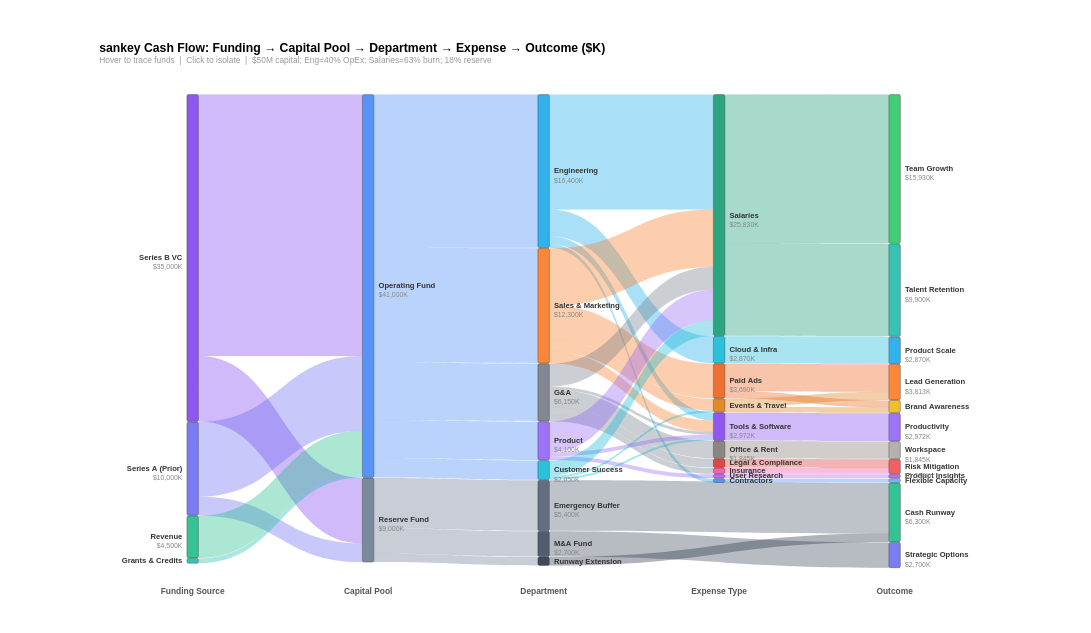

Vega-Lite specification stored for this chart:
### Vega specification from a JSON file in a GitHub repository (floating-point values rounded to 4 significant figures)
{"$schema": "https://vega.github.io/schema/vega/v5.json", "description": "Startup Funding & Cash Burn Sankey — Series B SaaS Company Annual Flow (Data-Driven Architecture)", "width": 1150, "height": 620, "padding": {"left": 130, "right": 150, "top": 55, "bottom": 50}, "background": "white", "_metadata": {"chart_type": "sankey_multi_stage", "title": "Sankey Startup Funding & Cash Burn Flow", "topic": "startup_funding_cashburn", "architecture": "data-driven layout via Vega transform pipeline", "value_unit": "Thousands USD", "notes": "$50M total capital; Engineering 40% of OpEx; Salaries 63% of burn; 18% kept in reserve; 24-month runway target"}, "signals": [{"name": "nodeWidth", "value": 15}, {"name": "nodeGap", "value": 60}, {"name": "threshold", "value": 0, "bind": {"input": "range", "min": 0, "max": 2000, "step": 200, "name": "Min Flow ($K): "}}, {"name": "nodeHover", "value": null, "on": [{"events": "@nodeRect:mouseover", "update": "datum.name"}, {"events": "@nodeRect:mouseout", "update": "null"}]}, {"name": "edgeHover", "value": null, "on": [{"events": "@edgeMark:mouseover", "update": "datum.linkId"}, {"events": "@edgeMark:mouseout", "update": "null"}]}, {"name": "selectedNode", "value": null, "on": [{"events": "@nodeRect:click!", "update": "selectedNode === datum.name ? null : datum.name"}, {"events": [{"type": "click", "markname": "resetBtn"}, {"type": "dblclick"}], "update": "null"}]}], "data": [{"name": "rawLinks", "values": [{"source": "Series B VC", "target": "Operating Fund", "value": 28000}, {"source": "Series B VC", "target": "Reserve Fund", "value": 7000}, {"source": "Series A (Prior)", "target": "Operating Fund", "value": 8000}, {"source": "Series A (Prior)", "target": "Reserve Fund", "value": 2000}, {"source": "Revenue", "target": "Operating Fund", "value": 4500}, {"source": "Grants & Credits", "target": "Operating Fund", "value": 500}, {"source": "Operating Fund", "target": "Engineering", "value": 16400}, {"source": "Operating Fund", "target": "Sales & Marketing", "value": 12300}, {"source": "Operating Fund", "target": "G&A", "value": 6150}, {"source": "Operating Fund", "target": "Product", "value": 4100}, {"source": "Operating Fund", "target": "Customer Success", "value": 2050}, {"source": "Reserve Fund", "target": "Emergency Buffer", "value": 5400}, {"source": "Reserve Fund", "target": "M&A Fund", "value": 2700}, {"source": "Reserve Fund", "target": "Runway Extension", "value": 900}, {"source": "Engineering", "target": "Salaries", "value": 12300}, {"source": "Engineering", "target": "Cloud & Infra", "value": 2870}, {"source": "Engineering", "target": "Tools & Software", "value": 820}, {"source": "Engineering", "target": "Contractors", "value": 410}, {"source": "Sales & Marketing", "target": "Salaries", "value": 6150}, {"source": "Sales & Marketing", "target": "Paid Ads", "value": 3690}, {"source": "Sales & Marketing", "target": "Events & Travel", "value": 1230}, {"source": "Sales & Marketing", "target": "Tools & Software", "value": 1230}, {"source": "G&A", "target": "Salaries", "value": 2460}, {"source": "G&A", "target": "Office & Rent", "value": 1845}, {"source": "G&A", "target": "Legal & Compliance", "value": 923}, {"source": "G&A", "target": "Insurance", "value": 615}, {"source": "G&A", "target": "Tools & Software", "value": 307}, {"source": "Product", "target": "Salaries", "value": 3280}, {"source": "Product", "target": "User Research", "value": 410}, {"source": "Product", "target": "Tools & Software", "value": 410}, {"source": "Customer Success", "target": "Salaries", "value": 1640}, {"source": "Customer Success", "target": "Tools & Software", "value": 205}, {"source": "Customer Success", "target": "Events & Travel", "value": 205}, {"source": "Salaries", "target": "Team Growth", "value": 15930}, {"source": "Salaries", "target": "Talent Retention", "value": 9900}, {"source": "Cloud & Infra", "target": "Product Scale", "value": 2870}, {"source": "Paid Ads", "target": "Lead Generation", "value": 2952}, {"source": "Paid Ads", "target": "Brand Awareness", "value": 738}, {"source": "Events & Travel", "target": "Lead Generation", "value": 861}, {"source": "Events & Travel", "target": "Brand Awareness", "value": 574}, {"source": "Tools & Software", "target": "Productivity", "value": 2972}, {"source": "Office & Rent", "target": "Workspace", "value": 1845}, {"source": "Legal & Compliance", "target": "Risk Mitigation", "value": 923}, {"source": "Insurance", "target": "Risk Mitigation", "value": 615}, {"source": "User Research", "target": "Product Insights", "value": 410}, {"source": "Contractors", "target": "Flexible Capacity", "value": 410}, {"source": "Emergency Buffer", "target": "Cash Runway", "value": 5400}, {"source": "M&A Fund", "target": "Strategic Options", "value": 2700}, {"source": "Runway Extension", "target": "Cash Runway", "value": 900}]}, {"name": "nodeConfig", "values": [{"name": "Series B VC", "depth": 0, "order": 0}, {"name": "Series A (Prior)", "depth": 0, "order": 1}, {"name": "Revenue", "depth": 0, "order": 2}, {"name": "Grants & Credits", "depth": 0, "order": 3}, {"name": "Operating Fund", "depth": 1, "order": 0}, {"name": "Reserve Fund", "depth": 1, "order": 1}, {"name": "Engineering", "depth": 2, "order": 0}, {"name": "Sales & Marketing", "depth": 2, "order": 1}, {"name": "G&A", "depth": 2, "order": 2}, {"name": "Product", "depth": 2, "order": 3}, {"name": "Customer Success", "depth": 2, "order": 4}, {"name": "Emergency Buffer", "depth": 2, "order": 5}, {"name": "M&A Fund", "depth": 2, "order": 6}, {"name": "Runway Extension", "depth": 2, "order": 7}, {"name": "Salaries", "depth": 3, "order": 0}, {"name": "Cloud & Infra", "depth": 3, "order": 1}, {"name": "Paid Ads", "depth": 3, "order": 2}, {"name": "Events & Travel", "depth": 3, "order": 3}, {"name": "Tools & Software", "depth": 3, "order": 4}, {"name": "Office & Rent", "depth": 3, "order": 5}, {"name": "Legal & Compliance", "depth": 3, "order": 6}, {"name": "Insurance", "depth": 3, "order": 7}, {"name": "User Research", "depth": 3, "order": 8}, {"name": "Contractors", "depth": 3, "order": 9}, {"name": "Team Growth", "depth": 4, "order": 0}, {"name": "Talent Retention", "depth": 4, "order": 1}, {"name": "Product Scale", "depth": 4, "order": 2}, {"name": "Lead Generation", "depth": 4, "order": 3}, {"name": "Brand Awareness", "depth": 4, "order": 4}, {"name": "Productivity", "depth": 4, "order": 5}, {"name": "Workspace", "depth": 4, "order": 6}, {"name": "Risk Mitigation", "depth": 4, "order": 7}, {"name": "Product Insights", "depth": 4, "order": 8}, {"name": "Flexible Capacity", "depth": 4, "order": 9}, {"name": "Cash Runway", "depth": 4, "order": 10}, {"name": "Strategic Options", "depth": 4, "order": 11}]}, {"name": "depthLabelsData", "values": [{"depth": 0, "label": "Funding Source"}, {"depth": 1, "label": "Capital Pool"}, {"depth": 2, "label": "Department"}, {"depth": 3, "label": "Expense Type"}, {"depth": 4, "label": "Outcome"}]}, {"name": "filteredLinks", "source": "rawLinks", "transform": [{"type": "filter", "expr": "datum.value >= threshold"}, {"type": "formula", "expr": "datum.source + ' → ' + datum.target", "as": "linkId"}]}, {"name": "linksWithOrder", "source": "filteredLinks", "transform": [{"type": "lookup", "from": "nodeConfig", "key": "name", "fields": ["source"], "as": ["srcConfig"]}, {"type": "lookup", "from": "nodeConfig", "key": "name", "fields": ["target"], "as": ["tgtConfig"]}, {"type": "formula", "expr": "datum.srcConfig.order", "as": "srcOrder"}, {"type": "formula", "expr": "datum.tgtConfig.order", "as": "tgtOrder"}, {"type": "formula", "expr": "datum.srcConfig.depth", "as": "srcDepth"}, {"type": "formula", "expr": "datum.tgtConfig.depth", "as": "tgtDepth"}]}, {"name": "outTotals", "source": "linksWithOrder", "transform": [{"type": "aggregate", "groupby": ["source"], "fields": ["value"], "ops": ["sum"], "as": ["totalOut"]}]}, {"name": "inTotals", "source": "linksWithOrder", "transform": [{"type": "aggregate", "groupby": ["target"], "fields": ["value"], "ops": ["sum"], "as": ["totalIn"]}]}, {"name": "nodePositions", "source": "nodeConfig", "transform": [{"type": "lookup", "from": "outTotals", "key": "source", "fields": ["name"], "as": ["outInfo"]}, {"type": "lookup", "from": "inTotals", "key": "target", "fields": ["name"], "as": ["inInfo"]}, {"type": "formula", "expr": "datum.outInfo ? datum.outInfo.totalOut : 0", "as": "totalOut"}, {"type": "formula", "expr": "datum.inInfo ? datum.inInfo.totalIn : 0", "as": "totalIn"}, {"type": "formula", "expr": "max(datum.totalOut, datum.totalIn)", "as": "total"}, {"type": "filter", "expr": "datum.total > 0"}, {"type": "stack", "groupby": ["depth"], "sort": {"field": "order", "order": "ascending"}, "field": "total"}, {"type": "window", "groupby": ["depth"], "sort": {"field": "order", "order": "ascending"}, "ops": ["row_number"], "as": ["rankInDepth"]}, {"type": "formula", "expr": "datum.y0 + (datum.rankInDepth - 1) * nodeGap", "as": "y0g"}, {"type": "formula", "expr": "datum.y1 + (datum.rankInDepth - 1) * nodeGap", "as": "y1g"}]}, {"name": "sourceStacked", "source": "linksWithOrder", "transform": [{"type": "window", "groupby": ["source"], "sort": {"field": "tgtOrder", "order": "ascending"}, "ops": ["sum"], "fields": ["value"], "frame": [null, 0], "as": ["srcCumEnd"]}, {"type": "formula", "expr": "datum.srcCumEnd - datum.value", "as": "srcCumStart"}]}, {"name": "targetStacked", "source": "linksWithOrder", "transform": [{"type": "window", "groupby": ["target"], "sort": {"field": "srcOrder", "order": "ascending"}, "ops": ["sum"], "fields": ["value"], "frame": [null, 0], "as": ["tgtCumEnd"]}, {"type": "formula", "expr": "datum.tgtCumEnd - datum.value", "as": "tgtCumStart"}]}, {"name": "edges", "source": "sourceStacked", "transform": [{"type": "lookup", "from": "targetStacked", "key": "linkId", "fields": ["linkId"], "as": ["tgtInfo"]}, {"type": "formula", "expr": "datum.tgtInfo ? datum.tgtInfo.tgtCumStart : 0", "as": "tgtCumStart"}, {"type": "formula", "expr": "datum.tgtInfo ? datum.tgtInfo.tgtCumEnd : datum.value", "as": "tgtCumEnd"}, {"type": "lookup", "from": "nodePositions", "key": "name", "fields": ["source"], "as": ["srcNode"]}, {"type": "lookup", "from": "nodePositions", "key": "name", "fields": ["target"], "as": ["tgtNode"]}, {"type": "filter", "expr": "datum.srcNode && datum.tgtNode"}, {"type": "formula", "expr": "datum.srcNode.y0g + datum.srcCumStart", "as": "absSy0"}, {"type": "formula", "expr": "datum.srcNode.y0g + datum.srcCumEnd", "as": "absSy1"}, {"type": "formula", "expr": "datum.tgtNode.y0g + datum.tgtCumStart", "as": "absTy0"}, {"type": "formula", "expr": "datum.tgtNode.y0g + datum.tgtCumEnd", "as": "absTy1"}, {"type": "formula", "expr": "datum.srcNode.total > 0 ? datum.value / datum.srcNode.total : 0", "as": "srcPct"}, {"type": "formula", "expr": "datum.tgtNode.total > 0 ? datum.value / datum.tgtNode.total : 0", "as": "tgtPct"}]}], "scales": [{"name": "x", "type": "point", "range": "width", "domain": [0, 1, 2, 3, 4], "padding": 0.5}, {"name": "y", "type": "linear", "range": [0, {"signal": "height"}], "domain": {"data": "nodePositions", "field": "y1g"}}, {"name": "color", "type": "ordinal", "domain": {"data": "nodeConfig", "field": "name"}, "range": ["#7C3AED", "#6366F1", "#10B981", "#14B8A6", "#3B82F6", "#64748B", "#0EA5E9", "#F97316", "#6B7280", "#8B5CF6", "#06B6D4", "#475569", "#334155", "#1E293B", "#059669", "#06B6D4", "#EA580C", "#D97706", "#7C3AED", "#78716C", "#DC2626", "#EC4899", "#A855F7", "#3B82F6", "#22C55E", "#14B8A6", "#0EA5E9", "#F97316", "#EAB308", "#8B5CF6", "#A8A29E", "#EF4444", "#A855F7", "#60A5FA", "#10B981", "#6366F1"]}], "marks": [{"type": "path", "name": "edgeMark", "from": {"data": "edges"}, "encode": {"update": {"path": {"signal": "'M' + (scale('x', datum.srcDepth) + nodeWidth) + ',' + scale('y', datum.absSy0) + ' C' + ((scale('x', datum.srcDepth) + nodeWidth + scale('x', datum.tgtDepth)) / 2) + ',' + scale('y', datum.absSy0) + ' ' + ((scale('x', datum.srcDepth) + nodeWidth + scale('x', datum.tgtDepth)) / 2) + ',' + scale('y', datum.absTy0) + ' ' + scale('x', datum.tgtDepth) + ',' + scale('y', datum.absTy0) + ' L' + scale('x', datum.tgtDepth) + ',' + scale('y', datum.absTy1) + ' C' + ((scale('x', datum.srcDepth) + nodeWidth + scale('x', datum.tgtDepth)) / 2) + ',' + scale('y', datum.absTy1) + ' ' + ((scale('x', datum.srcDepth) + nodeWidth + scale('x', datum.tgtDepth)) / 2) + ',' + scale('y', datum.absSy1) + ' ' + (scale('x', datum.srcDepth) + nodeWidth) + ',' + scale('y', datum.absSy1) + ' Z'"}, "fill": {"scale": "color", "field": "source"}, "fillOpacity": {"signal": "selectedNode ? (datum.source === selectedNode || datum.target === selectedNode ? 0.65 : 0.04) : nodeHover ? (datum.source === nodeHover || datum.target === nodeHover ? 0.65 : 0.08) : edgeHover === datum.linkId ? 0.75 : 0.35"}, "stroke": {"scale": "color", "field": "source"}, "strokeWidth": {"value": 0.5}, "strokeOpacity": {"signal": "selectedNode ? (datum.source === selectedNode || datum.target === selectedNode ? 0.4 : 0) : nodeHover ? (datum.source === nodeHover || datum.target === nodeHover ? 0.4 : 0) : edgeHover === datum.linkId ? 0.5 : 0.1"}, "tooltip": {"signal": "datum.source + ' → ' + datum.target + ': $' + format(datum.value, ',.0f') + 'K (' + format(datum.srcPct, '.0%') + ' of ' + datum.source + ')'"}, "cursor": {"value": "pointer"}}, "hover": {"fillOpacity": {"value": 0.8}}}}, {"type": "rect", "name": "nodeRect", "from": {"data": "nodePositions"}, "encode": {"enter": {"width": {"signal": "nodeWidth"}, "cornerRadius": {"value": 2}}, "update": {"x": {"scale": "x", "field": "depth"}, "y": {"scale": "y", "field": "y0g"}, "y2": {"scale": "y", "field": "y1g"}, "fill": {"scale": "color", "field": "name"}, "stroke": {"value": "#333"}, "strokeWidth": {"signal": "selectedNode === datum.name || nodeHover === datum.name ? 2 : 0.5"}, "fillOpacity": {"signal": "selectedNode ? (datum.name === selectedNode ? 1 : 0.25) : nodeHover === datum.name ? 1 : 0.85"}, "tooltip": {"signal": "datum.name + ': $' + format(datum.total, ',.0f') + 'K'"}, "cursor": {"value": "pointer"}}}}, {"type": "text", "from": {"data": "nodePositions"}, "interactive": false, "encode": {"update": {"x": {"signal": "datum.depth === 0 ? scale('x', datum.depth) - 6 : scale('x', datum.depth) + nodeWidth + 6"}, "y": {"signal": "(scale('y', datum.y0g) + scale('y', datum.y1g)) / 2"}, "align": {"signal": "datum.depth === 0 ? 'right' : 'left'"}, "text": {"field": "name"}, "fontSize": {"value": 10}, "fontWeight": {"value": "bold"}, "fill": {"value": "#333"}, "baseline": {"value": "middle"}, "opacity": {"signal": "selectedNode ? (datum.name === selectedNode ? 1 : 0.25) : 1"}}}}, {"type": "text", "from": {"data": "nodePositions"}, "interactive": false, "encode": {"update": {"x": {"signal": "datum.depth === 0 ? scale('x', datum.depth) - 6 : scale('x', datum.depth) + nodeWidth + 6"}, "y": {"signal": "(scale('y', datum.y0g) + scale('y', datum.y1g)) / 2 + 12"}, "align": {"signal": "datum.depth === 0 ? 'right' : 'left'"}, "text": {"signal": "abs(scale('y', datum.y0g) - scale('y', datum.y1g)) > 18 ? '$' + format(datum.total, ',.0f') + 'K' : ''"}, "fontSize": {"value": 9}, "fill": {"value": "#888"}, "baseline": {"value": "middle"}, "opacity": {"signal": "selectedNode ? (datum.name === selectedNode ? 1 : 0.25) : 1"}}}}, {"type": "text", "from": {"data": "depthLabelsData"}, "interactive": false, "encode": {"enter": {"x": {"signal": "scale('x', datum.depth) + nodeWidth / 2"}, "y": {"signal": "height + 25"}, "text": {"field": "label"}, "fontSize": {"value": 11}, "fontWeight": {"value": "bold"}, "fill": {"value": "#555"}, "baseline": {"value": "top"}, "align": {"value": "center"}}}}, {"type": "group", "data": [{"name": "showResetData", "values": [{}], "transform": [{"type": "filter", "expr": "selectedNode"}]}], "encode": {"enter": {"xc": {"signal": "width / 2"}, "y": {"value": -35}, "width": {"value": 100}, "height": {"value": 26}}}, "marks": [{"type": "group", "name": "resetBtn", "from": {"data": "showResetData"}, "encode": {"enter": {"cornerRadius": {"value": 5}, "fill": {"value": "#f5f5f5"}, "stroke": {"value": "#bbb"}, "strokeWidth": {"value": 1.5}, "height": {"field": {"group": "height"}}, "width": {"field": {"group": "width"}}, "cursor": {"value": "pointer"}}, "update": {"opacity": {"value": 1}}, "hover": {"opacity": {"value": 0.7}}}, "marks": [{"type": "text", "interactive": false, "encode": {"enter": {"xc": {"field": {"group": "width"}, "mult": 0.5}, "yc": {"field": {"group": "height"}, "mult": 0.5, "offset": 1}, "align": {"value": "center"}, "baseline": {"value": "middle"}, "fontWeight": {"value": "bold"}, "fontSize": {"value": 11}, "text": {"value": "Show All"}, "fill": {"value": "#555"}}}}]}]}], "title": {"text": "sankey Cash Flow: Funding → Capital Pool → Department → Expense → Outcome ($K)", "subtitle": "Hover to trace funds  |  Click to isolate  |  $50M capital; Eng=40% OpEx; Salaries=63% burn; 18% reserve", "fontSize": 16, "subtitleFontSize": 11, "subtitleColor": "#999", "anchor": "start"}}
